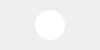
<?xml version="1.0" encoding="UTF-8"?>
<ui version="4.0">
 <class>Form</class>
 <widget class="QWidget" name="Form">
  <property name="geometry">
   <rect>
    <x>0</x>
    <y>0</y>
    <width>100</width>
    <height>50</height>
   </rect>
  </property>
  <property name="sizePolicy">
   <sizepolicy hsizetype="Preferred" vsizetype="Preferred">
    <horstretch>0</horstretch>
    <verstretch>0</verstretch>
   </sizepolicy>
  </property>
  <property name="windowTitle">
   <string>Form</string>
  </property>
  <layout class="QHBoxLayout" name="horizontalLayout">
   <property name="spacing">
    <number>0</number>
   </property>
   <property name="leftMargin">
    <number>10</number>
   </property>
   <property name="topMargin">
    <number>10</number>
   </property>
   <property name="rightMargin">
    <number>10</number>
   </property>
   <property name="bottomMargin">
    <number>10</number>
   </property>
   <item>
    <widget class="QFrame" name="circleFrame">
     <property name="sizePolicy">
      <sizepolicy hsizetype="Fixed" vsizetype="Fixed">
       <horstretch>0</horstretch>
       <verstretch>0</verstretch>
      </sizepolicy>
     </property>
     <property name="minimumSize">
      <size>
       <width>30</width>
       <height>30</height>
      </size>
     </property>
     <property name="styleSheet">
      <string notr="true">QFrame {
	background-color: rgb(255, 255, 255);
	border-radius: 15px;
	border-width: 0px;
}

QFrame:disabled {
	background-color: rgb(29, 27, 24);
	border: solid;
	border-color: white;
	border-width: 1px;
}</string>
     </property>
     <property name="frameShape">
      <enum>QFrame::StyledPanel</enum>
     </property>
     <property name="frameShadow">
      <enum>QFrame::Raised</enum>
     </property>
    </widget>
   </item>
  </layout>
 </widget>
 <resources/>
 <connections/>
</ui>
